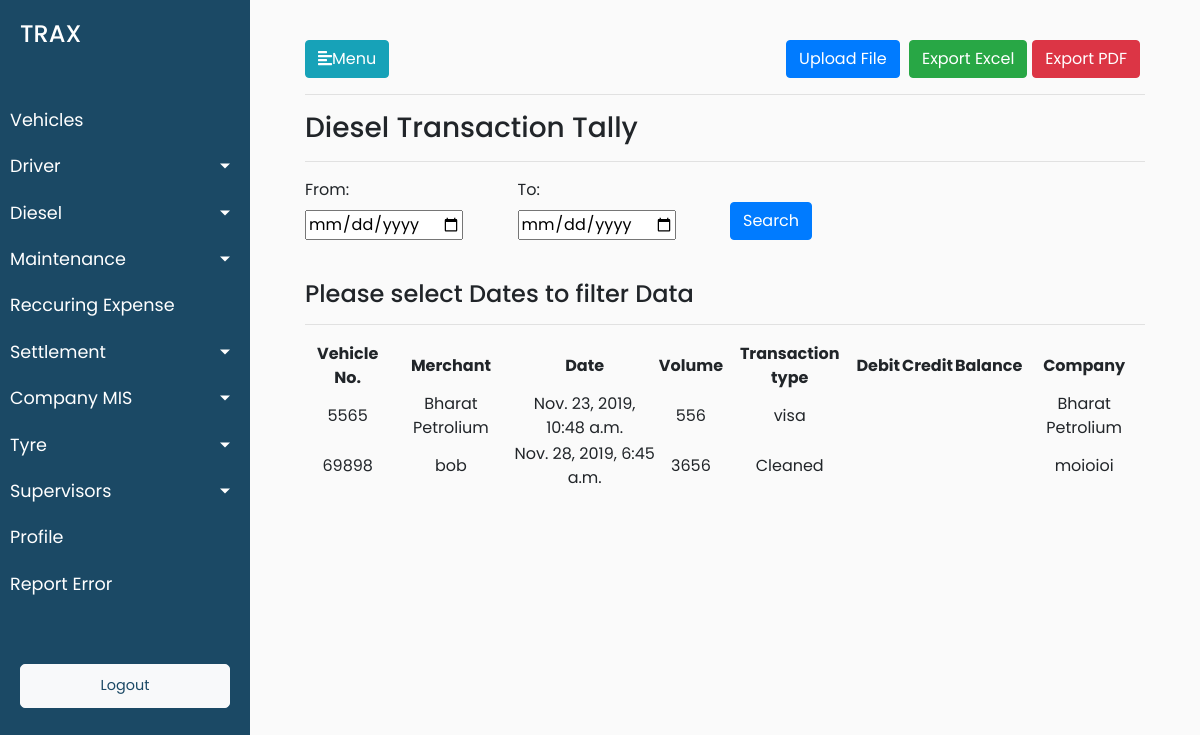
Before: /diesel/transaction_tally (signed in) with the older database file.
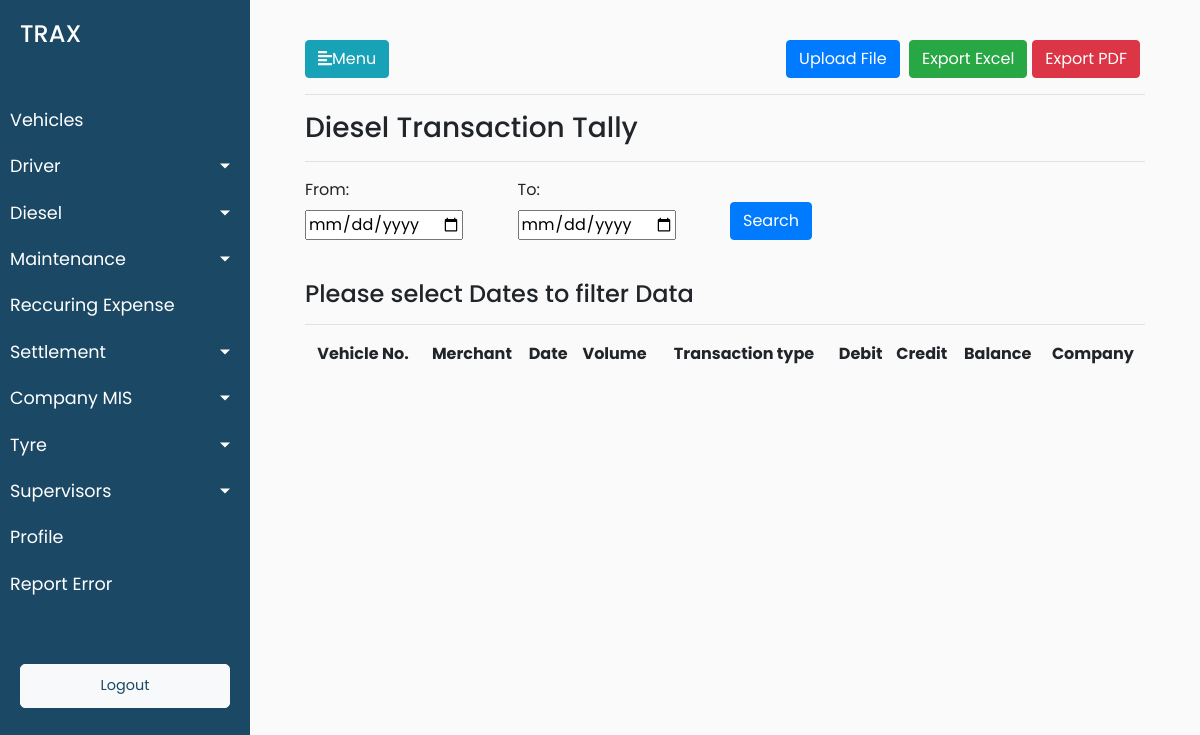
After: the same page with the newer database file.
### trax_vehicle_manager_data/models.py (models this page shows, shortened)
class Expenses(models.Model):
    expense_name = models.CharField(max_length=50)
    expense_id = models.PositiveSmallIntegerField()
    expense_vehicle_id = models.ForeignKey(Vehicles, on_delete = models.CASCADE)

class Diesel(Expenses):
    terminal_id = models.CharField(max_length=900,blank=True)
    transaction_date = models.DateTimeField(default=timezone.now,blank=True)
    merchant = models.CharField(max_length=900,blank=True)
    account_number = models.CharField(max_length=900,blank=True)
    card_used = models.CharField(max_length=900,blank=True)
    vehicle_number = models.CharField(max_length=900,blank=True)
    vehicle_detail = models.CharField(max_length=900,blank=True)
    transaction_type = models.CharField(max_length=900,blank=True)
    diesel_rate = models.CharField(max_length=900,blank=True)
    volume = models.CharField(max_length=900,blank=True)
    amount_Rs = models.CharField(max_length=900,blank=True)
    balance_Rs = models.CharField(max_length=900,blank=True)
    odometer_reading = models.CharField(max_length=900,blank=True)
    ownership = models.CharField(max_length=900,blank=True)

### trax_vehicle_manager_data/views.py (the view)
# urls.py: path('diesel/transaction_tally',views.transaction_tally,name='transaction_tally'),
@login_required(login_url='/login')
def transaction_tally(request):
    if request.method=="POST":
        date1=request.POST['date1']
        date2=request.POST['date2']
        diesel_objects = Diesel.objects.filter(transaction_date__range=[date1,date2]).all()
        filter_date = "True"
        data = {'date1':date1,'date2':date2,'filter_date':filter_date,'diesel_objects':diesel_objects}
    else:
        diesel_objects = Diesel.objects.all()
        data = {'diesel_objects':diesel_objects}
    return render(request,'trax_vehicle_manager_data/diesel_transaction_tally.html',data)

### trax_vehicle_manager_data/templates/trax_vehicle_manager_data/diesel_transaction_tally.html (shortened to what this page needs)
{% extends 'trax_vehicle_manager_data/base.html' %}
{% load static %}
{% block stylesheets %}
<link rel="stylesheet" href="//cdn.datatables.net/1.10.19/css/jquery.dataTables.min.css">
{% endblock stylesheets %}
{% block content %}
<span><span id="btn"><button class="btn btn-primary">Upload File</button>
        <button class="btn btn-success">Export Excel</button><button class="btn btn-danger">Export PDF</button></span> </span>
<hr>
<h3>Diesel Transaction Tally</h3>
<hr>
<form action={% url 'trax_vehicle_manager_data:transaction_tally' %} method="post">
                        <div>
                        <div class="form-row">
                        <div class="form-group col-md-3">
                            <label for="start_date_lbl">From:</label><br>
                            <input type="date" class="datepicker" id="date1" name="date1">
                        </div>
                        <div class="form-group col-md-3">
                            <label for="end_date_lbl">To:</label><br>
                            <input type="date" class="datepicker" id="date2" name="date2">
                        </div>
                        <div class="form-group col-md-3">
                        <br>
                        <button type="submit" class="submit-btn btn btn-primary">Search</button>
                        </div>
                        </div>
                        <br>
                    </form>
<div>
{% if filter_date == "True" %}
<h4>{{date1|title}}To{{date2|title}}</h4>
{% else %}
<h4>Please select Dates to filter Data</h4>
{% endif %}
<hr>
<div>
    <table id="test_table" class="display" style="width:100%">
        <thead>
            <tr>
                <th>Vehicle No.</th>
                <th>Merchant</th>
                <th>Date</th>
                <th>Volume</th>
                <th>Transaction type</th>
                <th>Debit</th>
                <th>Credit</th>
                <th>Balance</th>
                <th>Company</th>
            </tr>
        </thead>
        <tbody>
        {% for one_diesel_object in diesel_objects %}
            <tr>
                <td>{{one_diesel_object.vehicle_number}}</td>
                <td>{{one_diesel_object.merchant}}</td>
                <td>{{one_diesel_object.transaction_date}}</td>
                <td>{{one_diesel_object.volume}}</td>
                <td>{{one_diesel_object.transaction_type}}</td>
                <td>{{one_diesel_object.}}</td>
                <td>{{one_diesel_object.}}</td>
                <td>{{one_diesel_object.}}</td>
                <td>{{one_diesel_object.ownership}}</td>
            </tr>
        {% endfor %}
        </tbody>
    </table>
</div>
{% endblock %}

Changed rows visible on the page:
removed Diesel: vehicle_number "5565", merchant "Bharat Petrolium", transaction_date "Nov. 23, 2019, 10:48 a.m.", volume "556", transaction_type "visa", ownership "Bharat Petrolium"
removed Diesel: vehicle_number "69898", merchant "bob", transaction_date "Nov. 28, 2019, 6:45 a.m.", volume "3656", transaction_type "Cleaned", ownership "moioioi"
